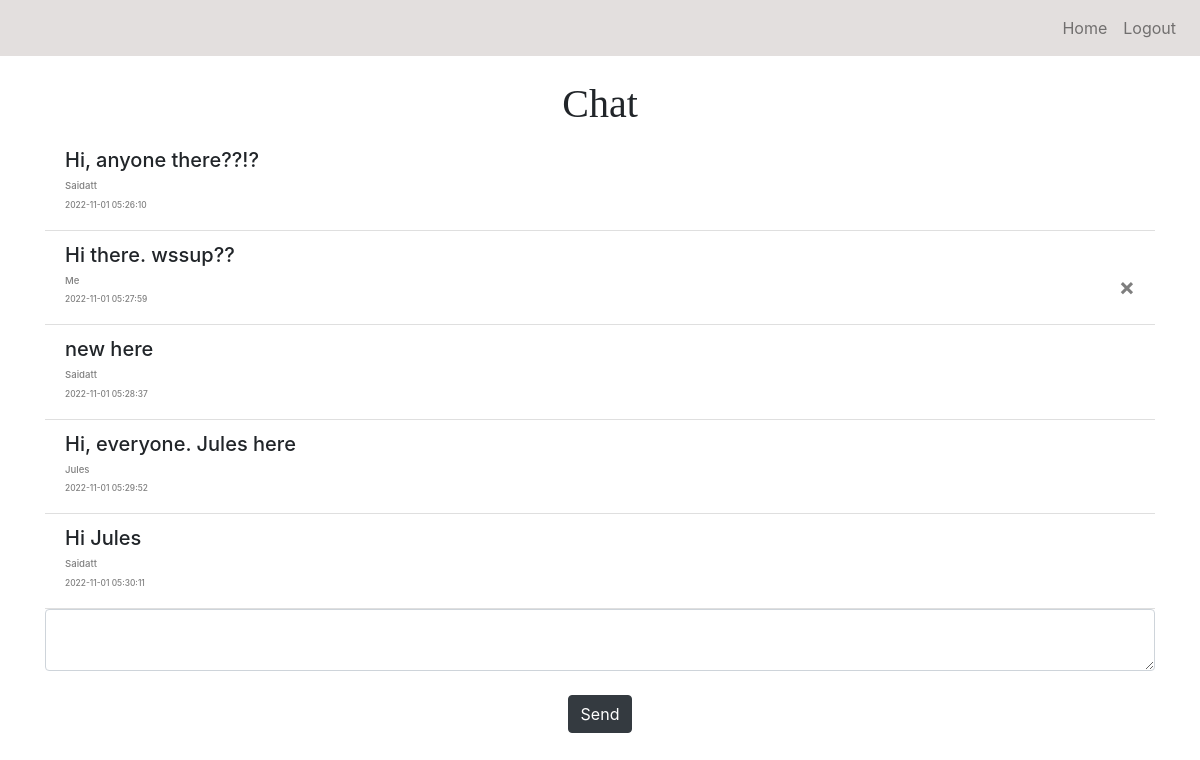
The app's page / (signed in) with its own data.
### web/models.py (models this page shows)
class Note(db.Model):
    id = db.Column(db.Integer, primary_key=True)
    data = db.Column(db.String(10000))
    date = db.Column(db.DateTime(timezone=True), default=func.now())
    user_id = db.Column(db.Integer, db.ForeignKey('user.id'))

class User(db.Model, UserMixin):
    id = db.Column(db.Integer, primary_key=True)
    email = db.Column(db.String(150), unique=True)
    password = db.Column(db.String(150))
    first_name = db.Column(db.String(150))
    notes = db.relationship('Note')

### web/views.py (the view, shortened to what this page needs)
@views.route('/', methods=['GET', 'POST'])
@login_required
def home():
    note = Note.query.all()
    users = User.query.all()
    return render_template("home.html", user=current_user , nt = note, users=users)

### web/__init__.py (called while the page is built)
def create_app():
    app = Flask(__name__)
    app.config['SECRET_KEY'] = 'xxxxxxxxxx'
    app.config['SQLALCHEMY_DATABASE_URI'] = f'sqlite:///{DB_NAME}'
    db.init_app(app)
    from .views import views
    from .auth import auth
    app.register_blueprint(views, url_prefix='/')
    app.register_blueprint(auth, url_prefix='/')
    from .models import User, Note
    create_database(app)
    login_manager = LoginManager()
    login_manager.login_view = 'auth.login'
    login_manager.init_app(app)
    @login_manager.user_loader
    def load_user(id):
        return User.query.get(int(id))
    return app

### web/templates/home.html (shortened to what this page needs)
{% extends "base.html" %} {% block title %}Discussions{% endblock %} {% block content
%}
<h1 align="center" style="font-family:verdana;">Chat</h1>
<ul class="list-group list-group-flush" id="notes">
  {% for note in nt %}
  <li class="list-group-item" >
    <h5>
    {{ note.data }}
    </h5>
    {% if note.user_id == user.id %}
    <button type="button" class="close" onClick="deleteNote({{ note.id }})">
      <span aria-hidden="true">&times;</span>
    </button>
    {% endif %}
    {% if note.user_id == user.id %}
    <h6 style="font-size:0.8vw; color:grey;" >
    Me
    </h6>
    <h6 style="font-size:0.7vw; color:grey;">
    {{ note.date }}
    </h6>
    {% else %}
    {% for usr in users %}
    {% if usr.id == note.user_id %}
    <h6 style="font-size:0.8vw; color:grey;">
      {{ usr.first_name }}
    </h6>
    <h6 style="font-size:0.7vw; color:grey;">
    {{ note.date }}
    </h6>
    {% endif %}
    {% endfor %}
    {% endif %}
  </li>
  {% endfor %}
</ul>
<form method="POST">
  <textarea name="note" id="note" class="form-control"></textarea>
  <br />
  <div align="center">
    <button type="submit" class="btn btn-dark">Send</button>
  </div>
</form>
{% endblock %}

### records on screen
Note: data "Hi, anyone there??!?", date "2022-11-01 05:26:10"
User: first_name "Saidatt"
Note: data "Hi there. wssup??", date "2022-11-01 05:27:59"
Note: data "new here", date "2022-11-01 05:28:37"
Note: data "Hi, everyone. Jules here", date "2022-11-01 05:29:52"
User: first_name "Jules"
Note: data "Hi Jules", date "2022-11-01 05:30:11"
